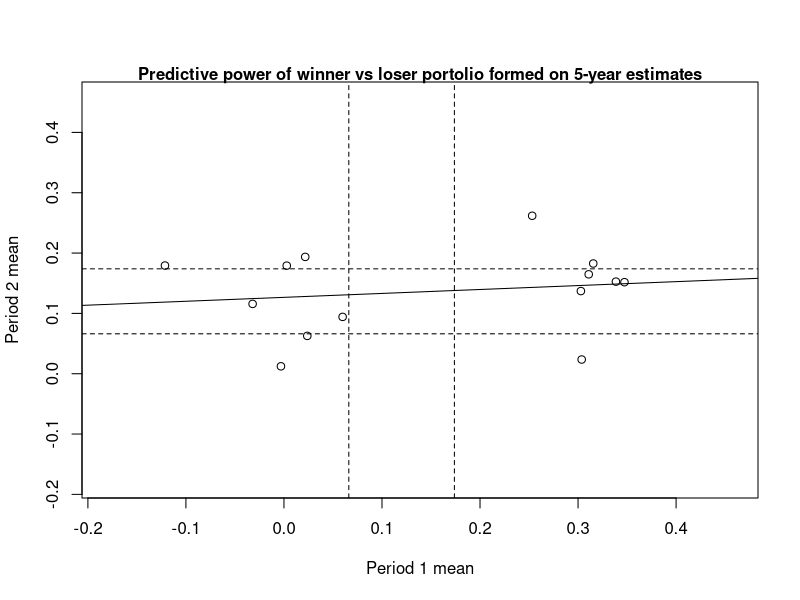
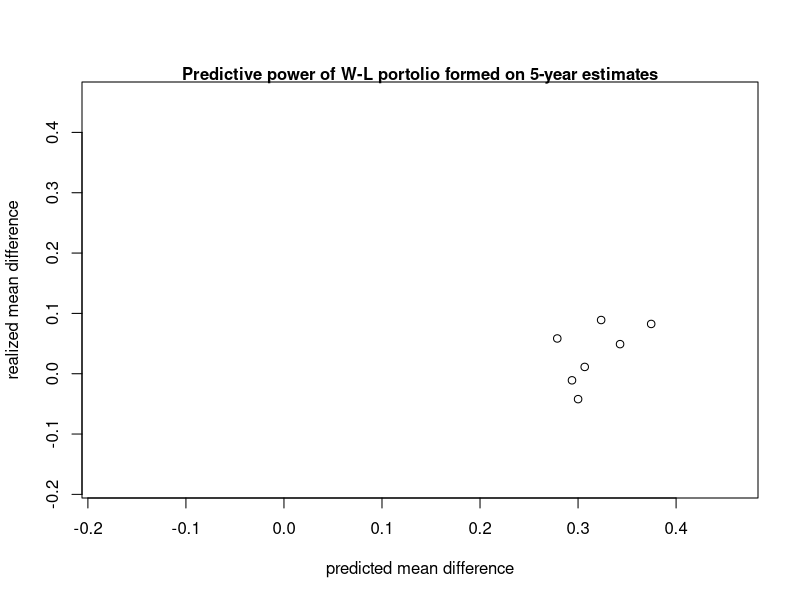

Recreate these plots in R, in order.
#
# Sorting on Estimates
#
# Simulate np portfolio returns over nyear years
# Sort on basis of winners to make long-short hedge portfolio
# Can we predict winners in the next period?

#########################################################
#	Estimate mean vector every years with 5 year RW
#	Make a portfolio of top and bottom 10%

# Sorting on Estimates
#
# Simulate np portfolio returns over nyear years

freq  <- 12				# data frequency
year  <- 5				# length of an estimation period
lenn  <- 8				# Number of estimation periods	
nyear <- lenn*year		# Total number of years of backtesting
np    <- 40				# number of portfolios				

# Actual means are different

mulow <- 0.06 / freq  
muhigh<- 0.18 / freq
muvec <-seq(mulow,muhigh,length=np)		# vector of np TRUE means

trutop<-mean(muvec[(9*np/10):np])*freq
trubot<-mean(muvec[1:(1+np/10)])*freq
trutop;trubot

# Covariance matrix 
rho   <- 0.3
sig   <- 0.25 / sqrt(freq)
cormat<- matrix(rho,ncol=np,nrow=np)+ diag(rep(1-rho,np))
covmat<- diag(rep(sig,np)) %*%cormat %*% diag(rep(sig,np))

# Ready? Simulate the data

library(MASS)	# Mass has mvrnorm for multivariate normal
mrets <- mvrnorm(nyear*freq,muvec,covmat)

library(zoo)
muhats  <-rollapply(mrets,width=year*freq,mean,by=year*freq)*freq
win 	<- matrix(0,nrow=lenn-1,ncol=2)	# will contain winners
loss	<- win							# 			.... losers
for(ii in 1:(lenn-1)){
	sorts 	 <- muhats[c(ii,(ii+1)),order(muhats[ii,])]	# Sort on basis of per. 1
														# keep track of per. 2
	 win[ii,]<- apply(sorts[,(9*np/10):np],1,mean)
	loss[ii,]<- apply(sorts[,1:(1+np/10)],1,mean)
	}
plot(c(win[,1],loss[,1]),c(win[,2],loss[,2]), xlab="Period 1 mean",
ylab="Period 2 mean",xlim=range(muhats),ylim=range(muhats))
title("Predictive power of winner vs loser portolio formed on 5-year estimates",line=0.1,cex.main=1)
abline(lsfit(c(win[,1],loss[,1]),c(win[,2],loss[,2])))
abline(v=c(trubot,trutop),lty=2)
abline(h=c(trubot,trutop),lty=2)


plot(c(win[,1]-loss[,1]),c(win[,2]-loss[,2]), xlab="predicted mean difference",
ylab="realized mean difference",xlim=range(muhats),ylim=range(muhats))
title("Predictive power of W-L portolio formed on 5-year estimates",line=0.1,cex.main=1)

